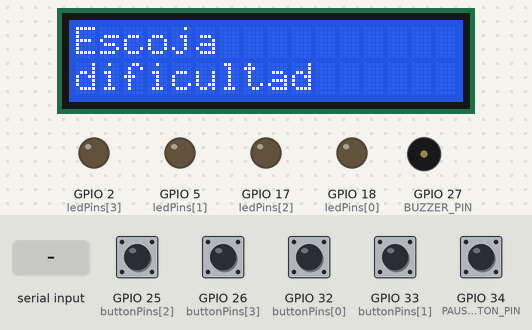
The program below on a simulated ESP32. Shown: 16×2 character LCD, output pins drawn as LEDs (lit = HIGH), buzzer (waves = sounding, pin HIGH). Dashed ring = blinking. Inputs (shaded band) come from the test bench; at power-on: GPIO 25 (buttonPins[2]), GPIO 26 (buttonPins[3]), GPIO 32 (buttonPins[0]), GPIO 33 (buttonPins[1]), GPIO 34 (PAUSE_BUTTON_PIN) HIGH. Random numbers use the default seed unless the program sets one; nothing arrives over Bluetooth unless stated; what the program prints to the serial monitor is not drawn.

Above: at 3.1 s.
3.2 s: "Easy" received over the second serial link
At 4.1 s:
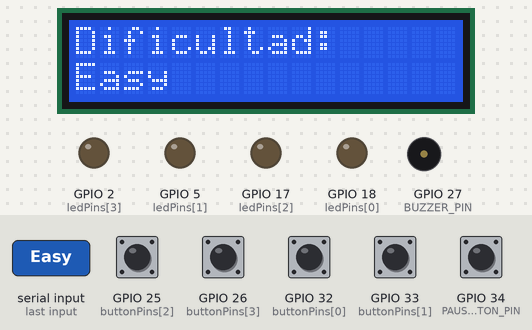
6.2 s: GPIO 25 (buttonPins[2]) pulled LOW for 1 s
At 9.1 s:
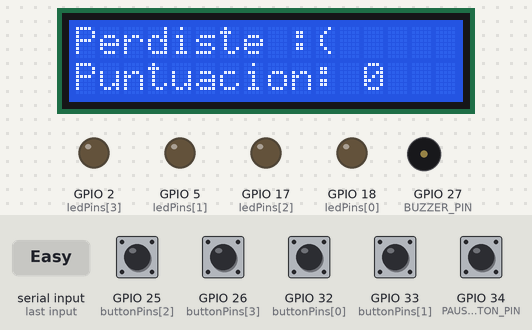
9.5 s: "Medium" received over the second serial link
12.5 s: GPIO 34 (PAUSE_BUTTON_PIN) pulled LOW for 0.15 s
At 15.56 s:
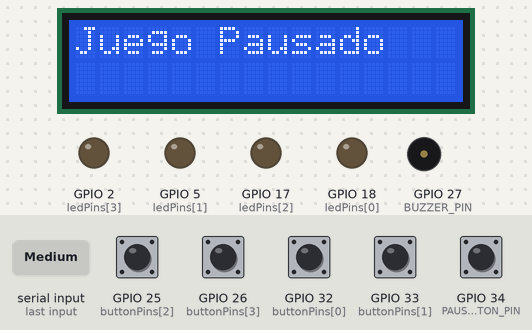
15.6 s: GPIO 34 (PAUSE_BUTTON_PIN) pulled LOW for 1 s
At 16.8 s:
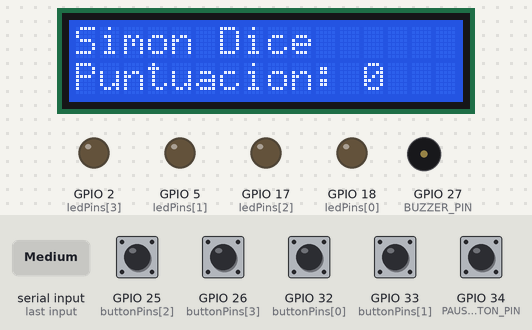
19.4 s: GPIO 25 (buttonPins[2]) pulled LOW for 0.15 s
At 21.36 s:
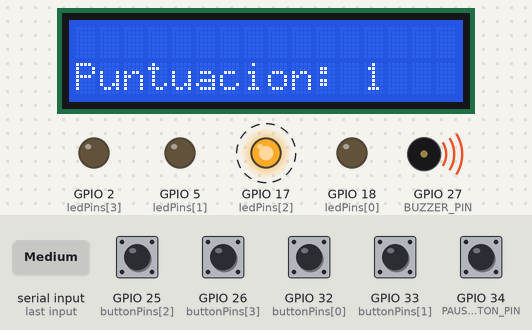
Timing chart, 0 to 22.8 s (numbered marks = the images above; inputs shaded):
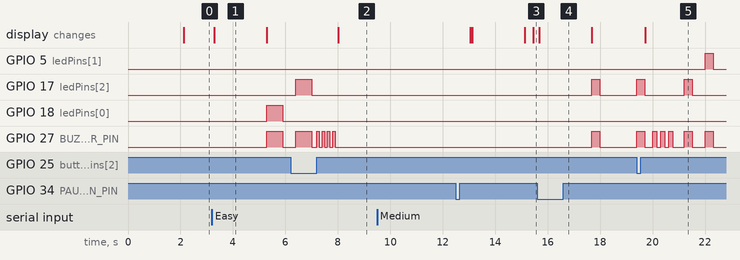

The program:

main.cpp
```cpp
#include <Arduino.h>
#include <Wire.h>
#include <LiquidCrystal_I2C.h>
#include <BluetoothSerial.h>
#include "esp_sleep.h"

// Define pin numbers for LEDs, buttons, and speaker
const uint8_t buttonPins[] = {32, 33, 25, 26};
const uint8_t ledPins[] = {18, 5, 17, 2};
#define BUZZER_PIN 27
#define PAUSE_BUTTON_PIN 34

// LCD I2C setup
LiquidCrystal_I2C lcd(0x27, 16, 2);  // I2C address 0x27, 16 columns, 2 rows

#define MAX_GAME_LENGTH 100

// Bluetooth setup
BluetoothSerial SerialBT;

// Global variables - store the game state
uint8_t gameSequence[MAX_GAME_LENGTH] = {0};
uint8_t gameIndex = 0;
uint8_t score = 0;
volatile bool isPaused = false;
unsigned int delayTime = 300; // Default delay time for medium difficulty

// ISR to handle pause button
void IRAM_ATTR handlePauseButton() {
  isPaused = !isPaused;
}

/**
   Set up the Arduino board and initialize Serial communication
*/
void setup() {
  Serial.begin(9600);
  SerialBT.begin("ESP32_Simon_Dice"); // Nombre del dispositivo Bluetooth
  for (byte i = 0; i < 4; i++) {
    pinMode(ledPins[i], OUTPUT);
    pinMode(buttonPins[i], INPUT_PULLUP);
  }
  pinMode(BUZZER_PIN, OUTPUT);
  pinMode(PAUSE_BUTTON_PIN, INPUT_PULLUP);

  // Attach interrupt to the pause button
  attachInterrupt(digitalPinToInterrupt(PAUSE_BUTTON_PIN), handlePauseButton, FALLING);

  // Initialize LCD
  Wire.begin(21, 22); // Specify SDA and SCL pins
  lcd.init();
  lcd.backlight();

  // Display waiting for Bluetooth message
  lcd.setCursor(0, 0);
  lcd.print("Esperando conexion");
  lcd.setCursor(0, 1);
  lcd.print("Bluetooth...");
  Serial.println("Esperando conexion Bluetooth...");

  // Wait for Bluetooth connection
  while (!SerialBT.hasClient()) {
    delay(100); // Check for connection every 100ms
  }

  // Display connected message
  lcd.clear();
  lcd.setCursor(0, 0);
  lcd.print("Conectado");
  Serial.println("Conectado");
  delay(2000);

  // Display difficulty selection message
  lcd.clear();
  lcd.setCursor(0, 0);
  lcd.print("Escoja");
  lcd.setCursor(0, 1);
  lcd.print("dificultad");

  // Wait for difficulty selection
  while (!SerialBT.available()) {
    delay(100); // Check for incoming data every 100ms
  }

  String difficulty = "";
  while (SerialBT.available()) {
    char ch = (char)SerialBT.read();
    difficulty += ch;
    delay(10); // Give some time for the rest of the message to arrive
  }

  // Set delay time based on difficulty
  if (difficulty.indexOf("Easy") != -1) {
    delayTime = 600;
  } else if (difficulty.indexOf("Medium") != -1) {
    delayTime = 300;
  } else if (difficulty.indexOf("Hard") != -1) {
    delayTime = 100;
  }

  // Display selected difficulty
  lcd.clear();
  lcd.setCursor(0, 0);
  lcd.print("Dificultad:");
  lcd.setCursor(0, 1);
  lcd.print(difficulty);
  Serial.println("Dificultad seleccionada: " + difficulty);
  delay(2000);

  // Prepare game start message
  lcd.clear();
  lcd.setCursor(0, 0);
  lcd.print("Simon Dice");

  // Seed the random number generator with millis() and analogRead()
  randomSeed(millis() + analogRead(4));
}


/**
   Lights the given LED and makes the buzzer vibrate
*/
void lightLedAndVibrate(byte ledIndex) {
  digitalWrite(ledPins[ledIndex], HIGH);
  digitalWrite(BUZZER_PIN, HIGH);
  delay(delayTime);
  digitalWrite(ledPins[ledIndex], LOW);
  digitalWrite(BUZZER_PIN, LOW);
}

/**
   Plays the current sequence of lights that the user has to repeat
*/
void playSequence() {
  for (int i = 0; i < gameIndex; i++) {
    if (isPaused) return;  // Check for pause
    byte currentLed = gameSequence[i];
    lightLedAndVibrate(currentLed);
    delay(500);
  }
}

/**
    Waits until the user pressed one of the buttons,
    and returns the index of that button
*/
byte readButtons() {
  while (true) {
    if (isPaused) return 255;  // Special value to indicate pause
    for (byte i = 0; i < 4; i++) {
      byte buttonPin = buttonPins[i];
      if (digitalRead(buttonPin) == LOW) {
        return i;
      }
    }
    delay(1);
  }
}

/**
  Play the game over sequence, and report the game score
*/
void gameOver() {


  // Enviar la puntuación al dispositivo Bluetooth

  SerialBT.println(score);

  gameIndex = 0;
  delay(200);

  // Play a Wah-Wah-Wah-Wah sequence
  for (byte i = 0; i < 4; i++) {
    digitalWrite(BUZZER_PIN, HIGH);
    delay(100);
    digitalWrite(BUZZER_PIN, LOW);
    delay(100);
  }

  lcd.clear();
  lcd.setCursor(0, 0);
  lcd.print("Perdiste :(");
  lcd.setCursor(0, 1);
  lcd.print("Puntuacion: ");
  lcd.print(score);
  delay(5000);
  lcd.clear();
  score = 0; // Reset score after displaying it

  // Ask for new difficulty level
  lcd.setCursor(0, 0);
  lcd.print("Escoja");
  lcd.setCursor(0, 1);
  lcd.print("dificultad");

  // Wait for difficulty selection
  while (!SerialBT.available()) {
    delay(100); // Check for incoming data every 100ms
  }

  String difficulty = "";
  while (SerialBT.available()) {
    char ch = (char)SerialBT.read();
    difficulty += ch;
    delay(10); // Give some time for the rest of the message to arrive
  }

  // Set delay time based on difficulty
  if (difficulty.indexOf("Easy") != -1) {
    delayTime = 600;
  } else if (difficulty.indexOf("Medium") != -1) {
    delayTime = 300;
  } else if (difficulty.indexOf("Hard") != -1) {
    delayTime = 100;
  }

  // Display selected difficulty
  lcd.clear();
  lcd.setCursor(0, 0);
  lcd.print("Dificultad:");
  lcd.setCursor(0, 1);
  lcd.print(difficulty);
  Serial.println("Dificultad seleccionada: " + difficulty);
  delay(2000);

  // Prepare game start message
  lcd.clear();
  lcd.setCursor(0, 0);
  lcd.print("Simon Dice");
}

/**
   Get the user's input and compare it with the expected sequence.
*/
bool checkUserSequence() {
  for (int i = 0; i < gameIndex; i++) {
    byte expectedButton = gameSequence[i];
    byte actualButton = readButtons();
    if (actualButton == 255) return false;  // Paused
    lightLedAndVibrate(actualButton);
    if (expectedButton != actualButton) {
      return false;
    }
  }
  return true;
}

/**
   Plays a level-up sequence whenever the user finishes a level
*/
void playLevelUpSequence() {
  for (byte i = 0; i < 3; i++) {
    if (isPaused) return;  // Check for pause
    digitalWrite(BUZZER_PIN, HIGH);
    delay(150);
    digitalWrite(BUZZER_PIN, LOW);
    delay(150);
  }
}

/**
   The main game loop
*/
void loop() {
  if (isPaused) {
    // Display pause message
    lcd.clear();
    lcd.setCursor(0, 0);
    lcd.print("Juego Pausado");

    // Wait until pause state is toggled
    while (isPaused) {
      delay(100);  // Wait until pause state is toggled
    }

    // Clear pause message and resume game
    lcd.clear();
    lcd.setCursor(0, 0);
    lcd.print("Simon Dice");
    lcd.setCursor(0, 1);
    lcd.print("Puntuacion: ");
    lcd.print(score);
    delay(2000);
    lcd.clear();
  }

  // Add a random LED to the end of the sequence
  gameSequence[gameIndex] = random(0, 4);
  gameIndex++;
  if (gameIndex >= MAX_GAME_LENGTH) {
    gameIndex = MAX_GAME_LENGTH - 1;
  }

  // Display the sequence
  playSequence();
  if (isPaused) return;  // Check for pause
  if (!checkUserSequence()) {
    gameOver();
  } else {
    score++; // Increment score
    lcd.setCursor(0, 1);
    lcd.print("Puntuacion: ");
    lcd.print(score);
  }

  delay(300);
  if (isPaused) return;  // Check for pause

  if (gameIndex > 0) {
    playLevelUpSequence();
    delay(300);
  }
}
```

Measured:
- after the input at 3.2 s, GPIO 18 (ledPins[0]), GPIO 27 (BUZZER_PIN): LOW → HIGH after 2.1 s, → LOW 0.60 s later; the display: changes after 0.08 s (image 1)
- after the input at 6.2 s, GPIO 17 (ledPins[2]): LOW → HIGH after 0.20 s, → LOW 0.60 s later; GPIO 27 (BUZZER_PIN): goes HIGH 0.60 s, LOW 0.20 s, 3 × (HIGH 0.10 s, LOW 0.10 s), HIGH 0.10 s, then LOW, starting after 0.20 s; the display: changes after 1.8 s (image 2)
- after the input at 9.5 s, every drawn part: stays the same
- after the input at 15.6 s, GPIO 17 (ledPins[2]), GPIO 27 (BUZZER_PIN): LOW → HIGH after 2.1 s, → LOW 0.30 s later; the display: changes after 0.08 s (image 4)
- after the input at 19.4 s, GPIO 5 (ledPins[1]): LOW → HIGH after 2.6 s, → LOW 0.30 s later; GPIO 17 (ledPins[2]): alternates HIGH for 0.30 s and LOW for 1.5 s, starting at once; GPIO 27 (BUZZER_PIN): LOW → HIGH at once, → LOW 0.30 s later, → HIGH 0.31 s later, → LOW 0.15 s later, … (12 changes in this stretch); the display: changes after 0.31 s (image 5)
- what the display in image 1 shows lasts 2.0 s, from 3.3 s to 5.3 s
